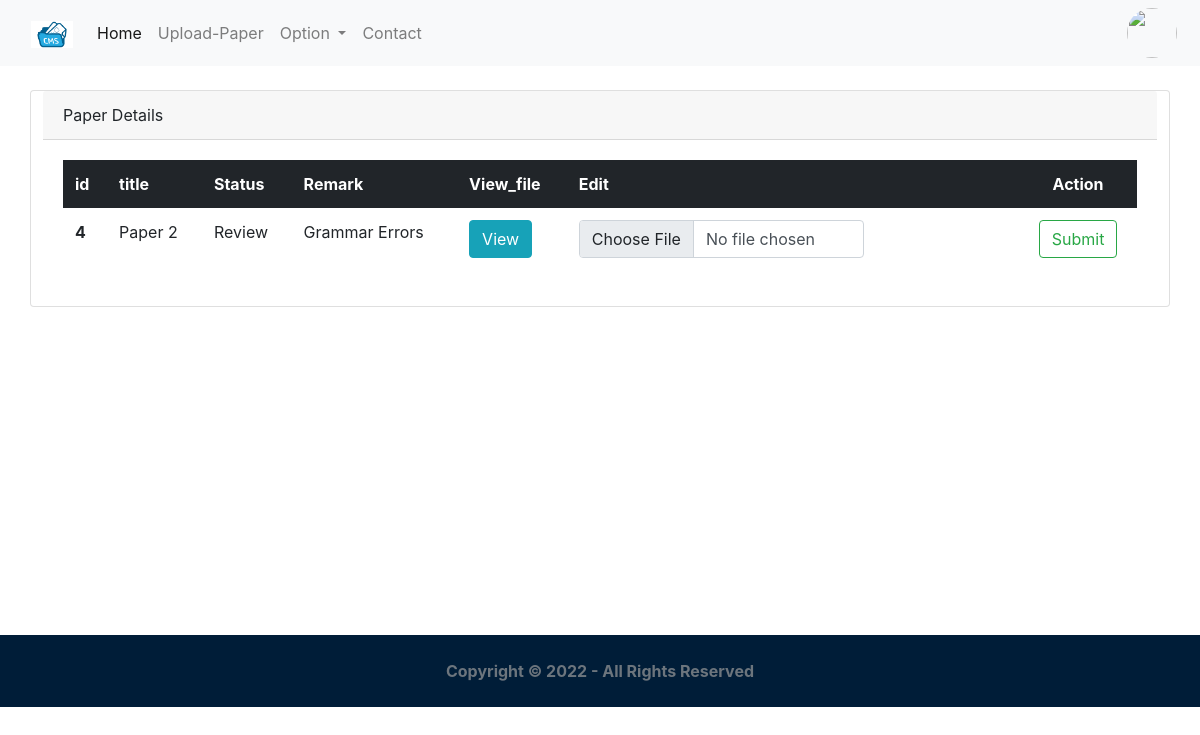
The app's page /feed/author/review (signed in), older data.
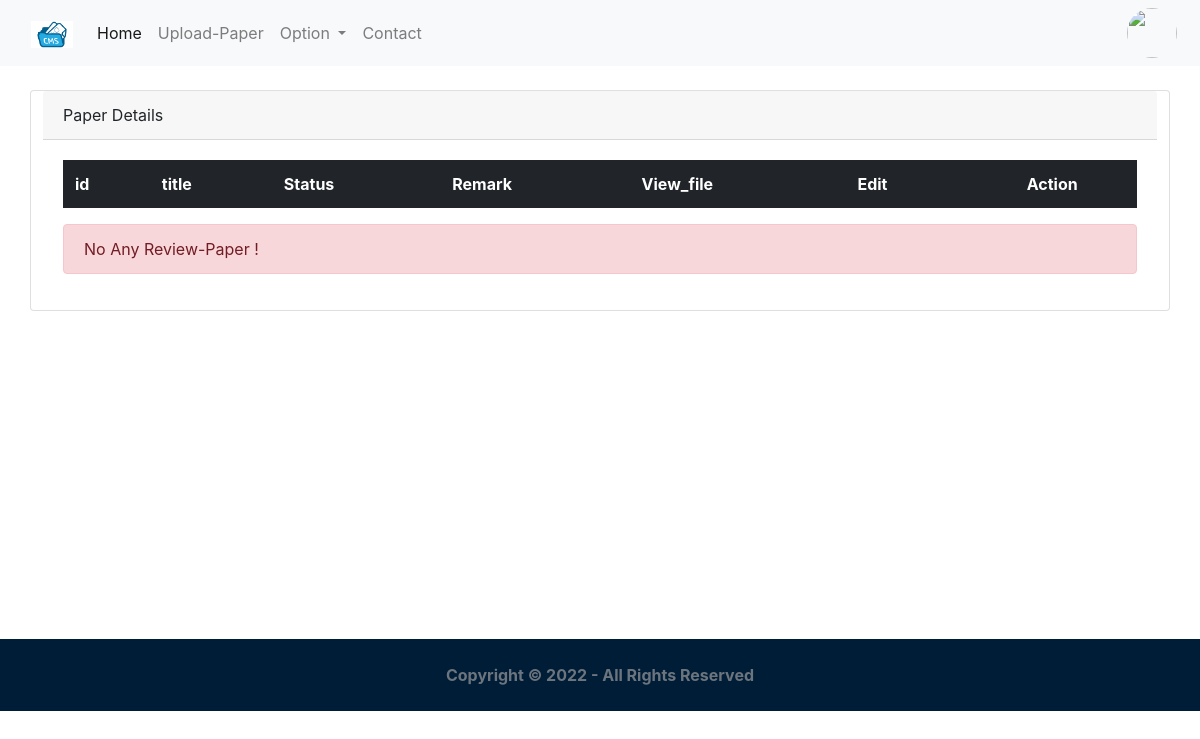
The same page, newer data.
### core/models.py (models this page shows, shortened)
class Paper(models.Model):
	title = models.CharField(max_length=100)
	description = models.CharField(max_length=200)
	status = models.CharField(max_length=30,default='Submitted')
	file = models.FileField(upload_to='author_files/') # taking files from author
	user = models.ForeignKey(User, on_delete=models.CASCADE)
	remarks = models.CharField(max_length=255,default='No-Remark')
	rating = models.IntegerField(default=0)
	created_on = models.DateTimeField(auto_now_add=True)
	review_date = models.DateTimeField(null=True)
	review_by = models.IntegerField(null=True)
	is_review_submit = models.BooleanField(default=False)
	class Meta:
		ordering = ['-created_on']

### core/views.py (the view)
# urls.py: path('feed/author/review',login_required(Review.as_view()),name='paper_review_view'),
class Review(View):
	template_name='core/review.html'
	form_class = ReviewUpload
	def get(self,request):
		pp=Paper.objects.filter(user=request.user).filter(status="Review").filter(is_review_submit=False).exists()
		if pp:
			obj=Paper.objects.filter(user=request.user).filter(status="Review").all()
			context={'obj':obj}
			return render(request,self.template_name,context)
		messages.error(request,"No Any Review-Paper !",extra_tags="error")
		return render(request,self.template_name)

### core/templates/core/review.html (shortened to what this page needs)
{% extends 'core/base.html' %}
{% load static %}
{% block content %}
<div class="container">
	<div class="row my-4">
        <div class="card">
          <div class="card-header">
            Paper Details
          </div>
          <div class="card-body ">
            <table class="table table-responsive-sm table-borderless">
              <thead class="table-dark">
                <tr>
                  <th scope="col">id</th>
                  <th scope="col">title</th>
                  <th scope="col">Status</th>
                  <th scope="col">Remark</th>
                  <th scope="col">View_file</th>
                  <th scope="col">Edit</th>
                  <th scope="col" class="text-center">Action</th>
                </tr>
              </thead>
              <tbody>
                {% for obj in obj %}
                <form method="post" action="{% url 'ReUpload_view' obj.id %}" enctype="multipart/form-data">
                <tr>
                  <th scope="row">{{obj.id}}</th>
                  <td>{{obj.title}}</td>
                  <td>{{obj.status}}</td>
                  <td>{{obj.remarks}}</td>
                  <td><a href="{{obj.file.url}}"   class="btn btn-info">View</a></td>
                  <td>
                  	<input type="file" id="inputFile" name="file" class="form-control col-8" required></td>
                  <td class="text-center"><input type="submit" class="btn btn-outline-success"></td>
                </tr>
                </form>
                {% endfor %}
                </tbody>
            </table>
            {%if messages %}
            {% for message in messages %}
        <div class="alert alert-danger" role='alert'>
                {{message}}
        </div>
            {% endfor %}
        {% endif %}
          </div>
        </div>
    </div>
</div>
<div style="height:38vh;">
    </div>
{% endblock %}

Row changes from the older to the newer data that the page shows:
removed Paper: id "4", title "Paper 2", status "Review", remarks "Grammar Errors"
Text that changed along with them:
new list line: "No Any Review-Paper !"
